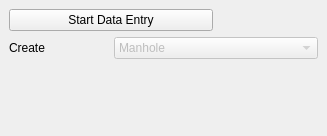
<?xml version="1.0" encoding="UTF-8"?>
<ui version="4.0">
 <class>QgepDockWidget</class>
 <widget class="QDockWidget" name="QgepDockWidget">
  <property name="geometry">
   <rect>
    <x>0</x>
    <y>0</y>
    <width>327</width>
    <height>136</height>
   </rect>
  </property>
  <property name="windowTitle">
   <string>QGEP Data Entry</string>
  </property>
  <widget class="QWidget" name="dockWidgetContents">
   <layout class="QGridLayout" name="gridLayout">
    <item row="1" column="0">
     <widget class="QLabel" name="label">
      <property name="text">
       <string>Create</string>
      </property>
     </widget>
    </item>
    <item row="0" column="0" colspan="2">
     <widget class="QPushButton" name="stateButton">
      <property name="text">
       <string>Start Data Entry</string>
      </property>
     </widget>
    </item>
    <item row="1" column="1" colspan="2">
     <widget class="QComboBox" name="layerComboBox">
      <property name="enabled">
       <bool>false</bool>
      </property>
      <property name="autoFillBackground">
       <bool>true</bool>
      </property>
      <item>
       <property name="text">
        <string>Manhole</string>
       </property>
      </item>
      <item>
       <property name="text">
        <string>Special Structure</string>
       </property>
      </item>
      <item>
       <property name="text">
        <string>Reach</string>
       </property>
      </item>
     </widget>
    </item>
    <item row="2" column="0">
     <spacer name="verticalSpacer">
      <property name="orientation">
       <enum>Qt::Vertical</enum>
      </property>
      <property name="sizeHint" stdset="0">
       <size>
        <width>20</width>
        <height>40</height>
       </size>
      </property>
     </spacer>
    </item>
   </layout>
  </widget>
 </widget>
 <resources/>
 <connections/>
</ui>
